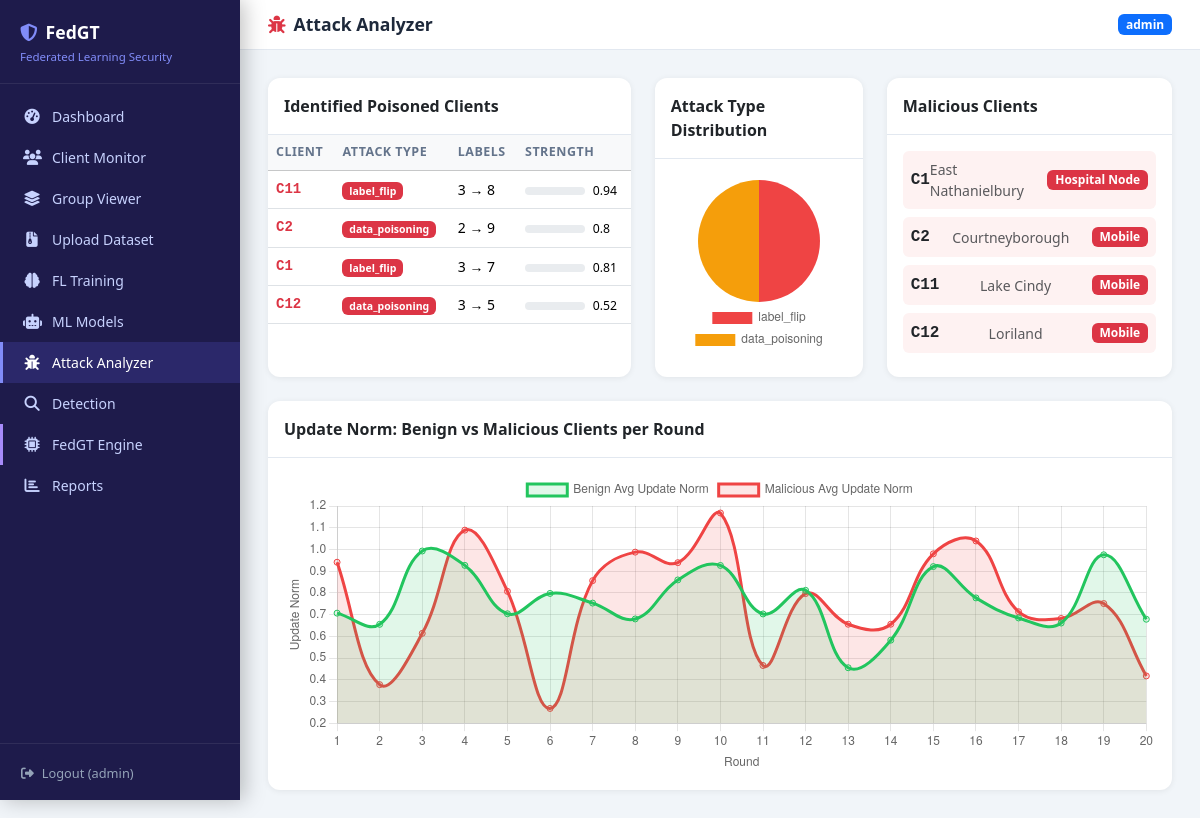
The page /attacks/ (signed in) on the database its author committed.
### core/models.py (models this page shows, shortened)
class PoisonedClient(models.Model):
    client_id = models.CharField(max_length=20)
    attack_type = models.CharField(max_length=50)
    source_label = models.IntegerField()
    target_label = models.IntegerField()
    attack_strength = models.FloatField()

class Client(models.Model):
    client_id = models.CharField(max_length=20, unique=True)
    client_name = models.CharField(max_length=100)
    region = models.CharField(max_length=100)
    device_type = models.CharField(max_length=100)
    is_malicious = models.BooleanField(default=False)

### core/views.py (the view)
# urls.py: path('attacks/', views.attack_analyzer, name='attack_analyzer'),
@login_required
def attack_analyzer(request):
    poisoned = PoisonedClient.objects.all()
    malicious_clients = Client.objects.filter(is_malicious=True)
    attack_type_counts = {}
    for p in poisoned:
        attack_type_counts[p.attack_type] = attack_type_counts.get(p.attack_type, 0) + 1
    strengths = [p.attack_strength for p in poisoned]
    mal_ids = list(malicious_clients.values_list('client_id', flat=True))
    mal_updates = ModelUpdate.objects.filter(client_id__in=mal_ids).order_by('round')
    ben_updates = ModelUpdate.objects.exclude(client_id__in=mal_ids).order_by('round')
    rounds = sorted(ModelUpdate.objects.values_list('round', flat=True).distinct())
    mal_norm_per_round = []
    ben_norm_per_round = []
    for r in rounds:
        m = [u.update_norm for u in mal_updates if u.round == r]
        b = [u.update_norm for u in ben_updates if u.round == r]
        mal_norm_per_round.append(round(sum(m)/len(m), 4) if m else 0)
        ben_norm_per_round.append(round(sum(b)/len(b), 4) if b else 0)
    ctx = {
        'poisoned': poisoned,
        'malicious_clients': malicious_clients,
        'attack_type_labels': json.dumps(list(attack_type_counts.keys())),
        'attack_type_values': json.dumps(list(attack_type_counts.values())),
        'rounds': json.dumps(rounds),
        'mal_norm': json.dumps(mal_norm_per_round),
        'ben_norm': json.dumps(ben_norm_per_round),
    }
    return render(request, 'core/attack_analyzer.html', ctx)

### templates/core/attack_analyzer.html (shortened to what this page needs)
{% extends 'core/base.html' %}
{% block page_title %}<i class="fa-solid fa-bug me-2 text-danger"></i>Attack Analyzer{% endblock %}
{% block content %}
<div class="row g-4 mb-4">
  <div class="col-md-5">
    <div class="card h-100">
      <div class="card-header py-3">Identified Poisoned Clients</div>
      <div class="card-body p-0">
        <table class="table mb-0">
          <thead class="table-light">
            <tr><th>Client</th><th>Attack Type</th><th>Labels</th><th>Strength</th></tr>
          </thead>
          <tbody>
            {% for p in poisoned %}
            <tr>
              <td class="fw-bold font-monospace text-danger">{{ p.client_id }}</td>
              <td><span class="badge bg-danger">{{ p.attack_type }}</span></td>
              <td class="small">{{ p.source_label }} → {{ p.target_label }}</td>
              <td>
                <div class="progress" style="height:8px;width:60px;display:inline-block;vertical-align:middle;">
                </div>
                <small class="ms-1">{{ p.attack_strength }}</small>
              </td>
            </tr>
            {% endfor %}
          </tbody>
        </table>
      </div>
    </div>
  </div>
  <div class="col-md-3">
    <div class="card h-100">
      <div class="card-header py-3">Attack Type Distribution</div>
      <div class="card-body d-flex align-items-center justify-content-center">
        <canvas id="attackPie" style="max-height:220px;"></canvas>
      </div>
    </div>
  </div>
  <div class="col-md-4">
    <div class="card h-100">
      <div class="card-header py-3">Malicious Clients</div>
      <div class="card-body">
        {% for c in malicious_clients %}
        <div class="d-flex align-items-center justify-content-between mb-2 p-2 rounded" style="background:#fef2f2;">
          <span class="fw-bold font-monospace">{{ c.client_id }}</span>
          <span class="small text-muted">{{ c.region }}</span>
          <span class="badge bg-danger">{{ c.device_type }}</span>
        </div>
        {% endfor %}
      </div>
    </div>
  </div>
</div>
<div class="card">
  <div class="card-header py-3">Update Norm: Benign vs Malicious Clients per Round</div>
  <div class="card-body">
    <canvas id="normChart" style="max-height:300px;"></canvas>
  </div>
</div>
{% endblock %}
{% block scripts %}
<script>
new Chart(document.getElementById('attackPie'), {
  type: 'pie',
  data: {
    labels: {{ attack_type_labels|safe }},
    datasets: [{ data: {{ attack_type_values|safe }}, backgroundColor: ['#ef4444','#f59e0b','#8b5cf6'], borderWidth: 0 }]
  },
  options: { plugins: { legend: { position: 'bottom' } } }
});
new Chart(document.getElementById('normChart'), {
  type: 'line',
  data: {
    labels: {{ rounds|safe }},
    datasets: [
      { label: 'Benign Avg Update Norm', data: {{ ben_norm|safe }}, borderColor: '#22c55e', backgroundColor: '#22c55e22', tension: 0.4, fill: true },
      { label: 'Malicious Avg Update Norm', data: {{ mal_norm|safe }}, borderColor: '#ef4444', backgroundColor: '#ef444422', tension: 0.4, fill: true },
    ]
  },
  options: {
    plugins: { legend: { position: 'top' } },
    scales: { y: { title: { display: true, text: 'Update Norm' } }, x: { title: { display: true, text: 'Round' } } }
  }
});
</script>
{% endblock %}

### templates/core/base.html (shortened to what this page needs)
<!DOCTYPE html>
<html lang="en">
<head>
<link href="https://cdnjs.cloudflare.com/ajax/libs/bootstrap/5.3.2/css/bootstrap.min.css" rel="stylesheet">
<link href="https://cdnjs.cloudflare.com/ajax/libs/font-awesome/6.4.0/css/all.min.css" rel="stylesheet">
</head>
<body>
{% if user.is_authenticated %}
<div class="sidebar">
  <div class="sidebar-brand">
    <h5><i class="fa-solid fa-shield-halved me-2" style="color:#818cf8"></i>FedGT</h5>
    <small>Federated Learning Security</small>
  </div>
  <nav class="sidebar-nav">
    <a href="{% url 'dashboard' %}" class="{% if request.resolver_match.url_name == 'dashboard' %}active{% endif %}">
      <i class="fa-solid fa-gauge-high"></i> Dashboard
    </a>
    <a href="{% url 'client_monitor' %}" class="{% if request.resolver_match.url_name == 'client_monitor' %}active{% endif %}">
      <i class="fa-solid fa-users"></i> Client Monitor
    </a>
    <a href="{% url 'group_viewer' %}" class="{% if request.resolver_match.url_name == 'group_viewer' %}active{% endif %}">
      <i class="fa-solid fa-layer-group"></i> Group Viewer
    </a>
    <a href="{% url 'upload_dataset' %}" class="{% if request.resolver_match.url_name == 'upload_dataset' %}active{% endif %}">
      <i class="fa-solid fa-file-zipper"></i> Upload Dataset
    </a>
    <a href="{% url 'training_dashboard' %}" class="{% if request.resolver_match.url_name == 'training_dashboard' %}active{% endif %}">
      <i class="fa-solid fa-brain"></i> FL Training
    </a>
    <a href="{% url 'ml_models' %}" class="{% if request.resolver_match.url_name == 'ml_models' %}active{% endif %}">
      <i class="fa-solid fa-robot"></i> ML Models
    </a>
    <a href="{% url 'attack_analyzer' %}" class="{% if request.resolver_match.url_name == 'attack_analyzer' %}active{% endif %}">
      <i class="fa-solid fa-bug"></i> Attack Analyzer
    </a>
    <a href="{% url 'detection' %}" class="{% if request.resolver_match.url_name == 'detection' %}active{% endif %}">
      <i class="fa-solid fa-magnifying-glass"></i> Detection
    </a>
    <a href="{% url 'fedgt_dashboard' %}" class="{% if request.resolver_match.url_name == 'fedgt_dashboard' %}active{% endif %}" style="border-left-color:#a78bfa;">
      <i class="fa-solid fa-microchip"></i> FedGT Engine
    </a>
    <a href="{% url 'reports' %}" class="{% if request.resolver_match.url_name == 'reports' %}active{% endif %}">
      <i class="fa-solid fa-chart-bar"></i> Reports
    </a>
  </nav>
  <div class="sidebar-footer">
    <form method="post" action="{% url 'logout' %}" class="m-0">
      <button type="submit" class="btn btn-link p-0 text-decoration-none" style="color:#94a3b8;font-size:.8rem;">
        <i class="fa-solid fa-right-from-bracket me-2"></i>Logout ({{ user.username }})
      </button>
    </form>
  </div>
</div>
<div class="main-wrap">
  <div class="topbar">
    <h4>{% block page_title %}Dashboard{% endblock %}</h4>
    <div class="d-flex align-items-center gap-3">
      <span class="badge bg-primary">{{ user.username }}</span>
    </div>
  </div>
  <div class="page-content">
    {% block content %}{% endblock %}
  </div>
</div>
{% else %}
{% block auth_content %}{% endblock %}
{% endif %}
{% block scripts %}{% endblock %}
</body>
</html>

### templates/core/base.html (style rules this page uses)
:root { --sidebar-w: 240px; --accent: #4f46e5; --accent-light: #818cf8; --danger: #ef4444; --success: #22c55e; --card-radius: 12px; }
body { background: #f1f5f9; font-family: 'Segoe UI', sans-serif; }
.sidebar { position: fixed; top: 0; left: 0; height: 100vh; width: var(--sidebar-w); background: #1e1b4b; display: flex; flex-direction: column; z-index: 1000; box-shadow: 4px 0 20px rgba(0,0,0,.25); }
.sidebar-brand { padding: 22px 20px 16px; border-bottom: 1px solid rgba(255,255,255,.08); }
.sidebar-brand h5 { color: #fff; font-weight: 700; margin: 0; font-size: 1.1rem; }
.sidebar-brand small { color: var(--accent-light); font-size: .72rem; }
.sidebar-nav { flex: 1; padding: 12px 0; overflow-y: auto; }
.sidebar-nav a { display: flex; align-items: center; gap: 11px; padding: 10px 20px; color: #c7d2fe; text-decoration: none; font-size: .875rem; border-left: 3px solid transparent; transition: all .2s; }
.sidebar-nav a:hover, .sidebar-nav a.active { background: rgba(99,102,241,.18); color: #fff; border-left-color: var(--accent-light); }
.sidebar-nav a i { width: 18px; text-align: center; font-size: .95rem; }
.sidebar-footer { padding: 16px 20px; border-top: 1px solid rgba(255,255,255,.08); }
.main-wrap { margin-left: var(--sidebar-w); min-height: 100vh; }
.topbar { background: #fff; padding: 14px 28px; border-bottom: 1px solid #e2e8f0; display: flex; align-items: center; justify-content: space-between; position: sticky; top: 0; z-index: 100; }
.topbar h4 { margin: 0; font-weight: 700; color: #1e293b; font-size: 1.1rem; }
.page-content { padding: 28px; }
.card { border: none; border-radius: var(--card-radius); box-shadow: 0 1px 6px rgba(0,0,0,.07); }
.card-header { background: transparent; border-bottom: 1px solid #e2e8f0; font-weight: 600; }
.table th { font-size: .78rem; text-transform: uppercase; letter-spacing: .04em; color: #64748b; font-weight: 700; }
.table td { font-size: .875rem; vertical-align: middle; }

### rows shown on the page
PoisonedClient: client_id "C11", attack_type "label_flip", source_label "3", target_label "8", attack_strength "0.94"
PoisonedClient: client_id "C2", attack_type "data_poisoning", source_label "2", target_label "9", attack_strength "0.8"
PoisonedClient: client_id "C1", attack_type "label_flip", source_label "3", target_label "7", attack_strength "0.81"
PoisonedClient: client_id "C12", attack_type "data_poisoning", source_label "3", target_label "5", attack_strength "0.52"
Client: client_id "C1", region "East Nathanielbury", device_type "Hospital Node"
Client: client_id "C2", region "Courtneyborough", device_type "Mobile"
Client: client_id "C11", region "Lake Cindy", device_type "Mobile"
Client: client_id "C12", region "Loriland", device_type "Mobile"

### other values the page prints
{{ user.username }} "admin"
chart data {{ attack_type_labels|safe }} ["label_flip", "data_poisoning"]
chart data {{ attack_type_values|safe }} [2, 2]
chart data {{ rounds|safe }} [1, 2, 3, 4, 5, 6, 7, 8, 9, 10, 11, 12, 13, 14, 15, 16, 17, 18, 19, 20]
chart data {{ ben_norm|safe }} [0.7067, 0.6552, 0.9928, 0.9266, 0.7039, 0.7974, 0.753, 0.68, 0.8596, 0.9263, 0.703, 0.8117, 0.4553, 0.5822, 0.9211, 0.7769, 0.6845, 0.6611, 0.9754, 0.6786]
